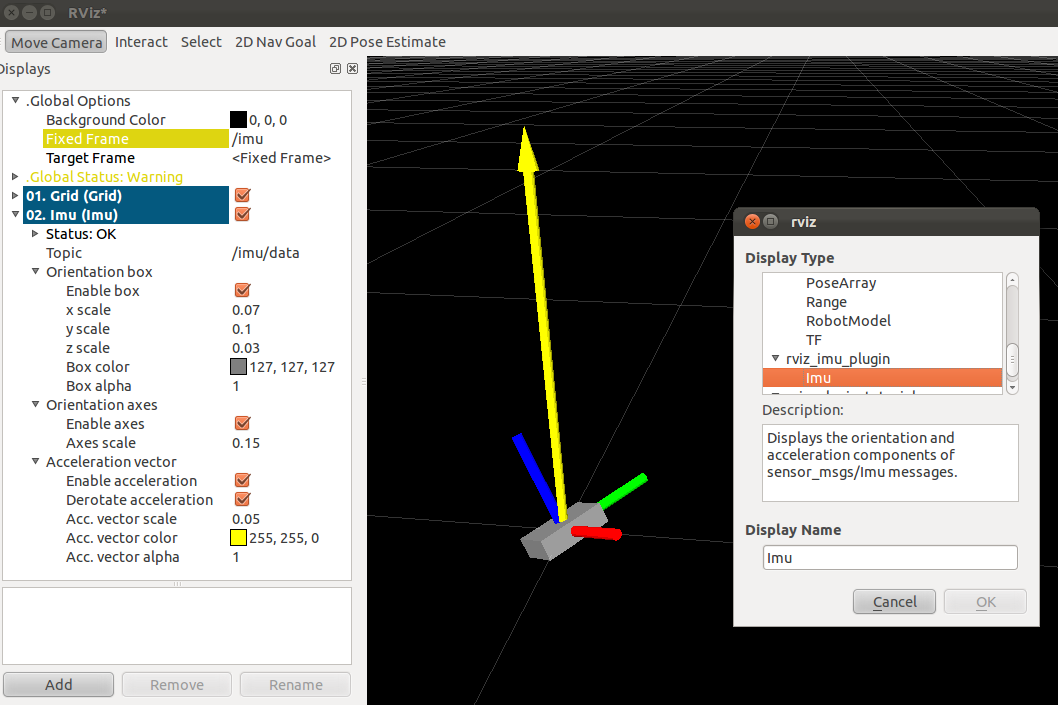
//> input picture ros_sandbox/src/imu_tools/rviz_imu_plugin/rviz_imu_plugin.png, 1058 x 705 px, given in place of the camera
$ ./match_roi   (built with g++ and OpenCV 4)
//> lines starting //> are read from the running program, lines starting //| are printed output that depends on the picture; after the words box and inside, x2 and y2 are one past the last pixel; in counts of white or black regions, pixels touching at a corner belong together
#include <highgui.h>
#include <cv.h>
#include <iostream>
#include <string>
#include <vector>

using namespace std;
using namespace cv;

Mat frame;
Mat thresh;

int main(int argc, char* argv[]) {
	VideoCapture cap(0);
	if (!cap.isOpened()) {
		std::cerr << "unable to open camera\n";
		return(1);
	}
//	string filename(argv[1]);
	namedWindow("image raw", CV_WINDOW_AUTOSIZE);
	namedWindow("match_frame", CV_WINDOW_AUTOSIZE);
	namedWindow("image thresh", CV_WINDOW_AUTOSIZE);
	namedWindow("image contours", CV_WINDOW_AUTOSIZE);

	Mat match_frame;
	vector<vector<Point> > contours_match;
	if(argc == 2) {
		string filename = argv[1];
		match_frame = imread(filename, CV_LOAD_IMAGE_GRAYSCALE);
	//	bitwise_xor(match_frame, Scalar(255, 0, 0), match_frame);
		findContours(match_frame, contours_match, CV_RETR_LIST, CV_CHAIN_APPROX_SIMPLE);
		cvtColor(match_frame, match_frame, CV_GRAY2RGB);
		drawContours(match_frame, contours_match, -1, CV_RGB(0x77, 0x46, 0xD7), CV_FILLED);
		std::stringstream ss;
		ss << contours_match.size();

		putText(match_frame, ss.str(), Point(10, 176), FONT_HERSHEY_PLAIN, 1.5, CV_RGB(0x77, 0x46, 0xD7), 2, CV_AA);
	}

	vector<vector<Point> > contours;
	vector<Vec4i> hierarchy;
	cap >> frame;
//> frame is the input picture: 705 rows x 1058 cols, CV_8UC3; mean B, G, R 126.7, 129.2, 129.6
	Mat window(frame.rows, frame.cols*2, CV_8UC3);
	Mat viewport;
	for (;;) {
		cap >> frame;
	//	imshow("image raw", frame);

	//	cvtColor(frame, thresh, CV_RGB2GRAY);
	//	imshow("image grey", grey);
		viewport = frame(Rect(0, 160, frame.cols, 240));
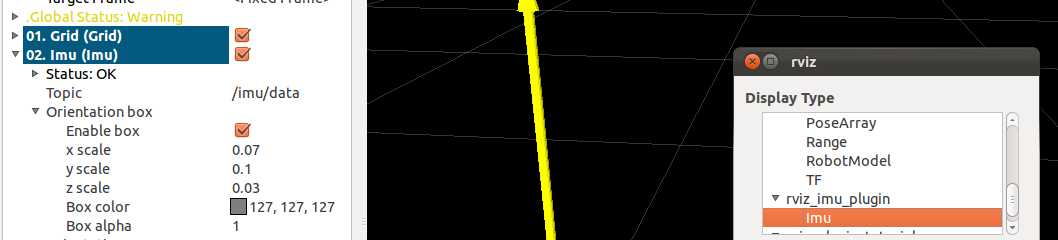
//> viewport: 240 rows x 1058 cols, CV_8UC3; mean B, G, R 128.4, 131.4, 131.5
		cvtColor(viewport, thresh, CV_RGB2GRAY);
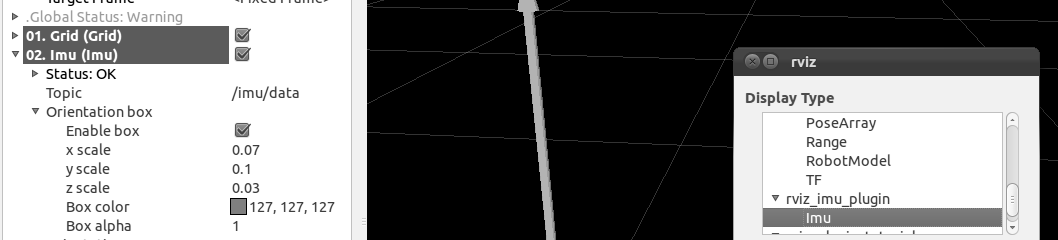
//> thresh: 240 rows x 1058 cols, CV_8UC1; min 0, max 255, mean 130.5

		threshold(thresh, thresh, 80, 255, CV_THRESH_BINARY);
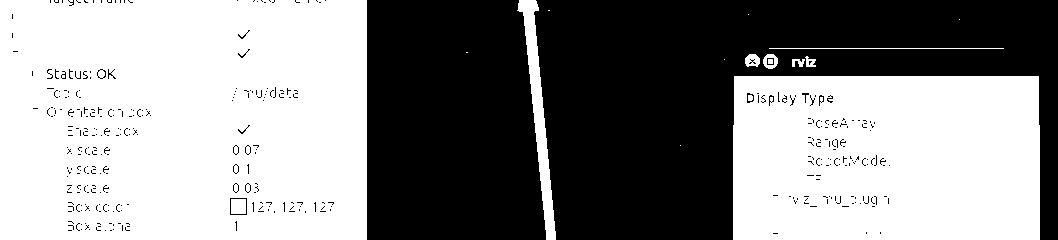
//> thresh: 240 rows x 1058 cols, CV_8UC1; 55% white; 382 black regions (362 under 20 px), largest, box (x1, y1, x2, y2) and area: (534, 0, 1058, 240) 72163, (367, 0, 546, 240) 40072, (230, 198, 247, 215) 64
		bitwise_xor(thresh, Scalar(255, 0, 0), thresh);
		Canny(thresh, thresh, 50, 400, 5);
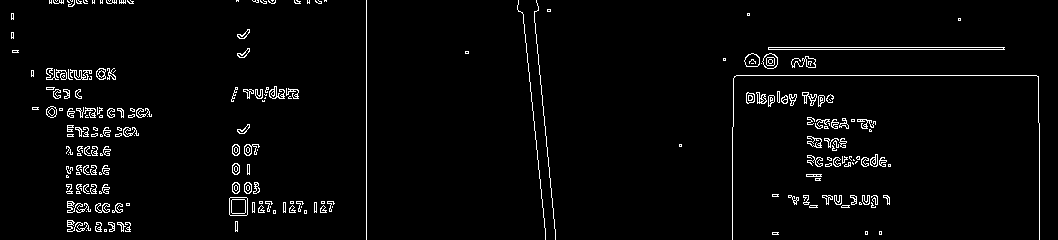
//> thresh: 240 rows x 1058 cols, CV_8UC1; 2.9% white in thin lines or dots
	//	imshow("image thresh", thresh);
		findContours(thresh, contours, hierarchy, CV_RETR_CCOMP, CV_CHAIN_APPROX_SIMPLE);
//> contours = 448 contours, 325 with area under 20; largest, box (x1, y1, x2, y2) and area: (768, 47, 1005, 50) 471, (768, 47, 1004, 50) 468, (229, 197, 248, 216) 322, (229, 197, 248, 216) 322, (231, 199, 246, 214) 194
		imshow("image contours", thresh);
	// [11 lines of commented-out code are left out]


		size_t closest_match = 0;
		double match_value = 0.0f;
		double match_value_tmp = 0.0f;
		for (size_t ith = 0; ith < contours.size(); ith++) {
//> (the run ends here: the program crashes, at `match_value_tmp = matchShapes(contours_match[0], contours[ith], CV_CON..`)
